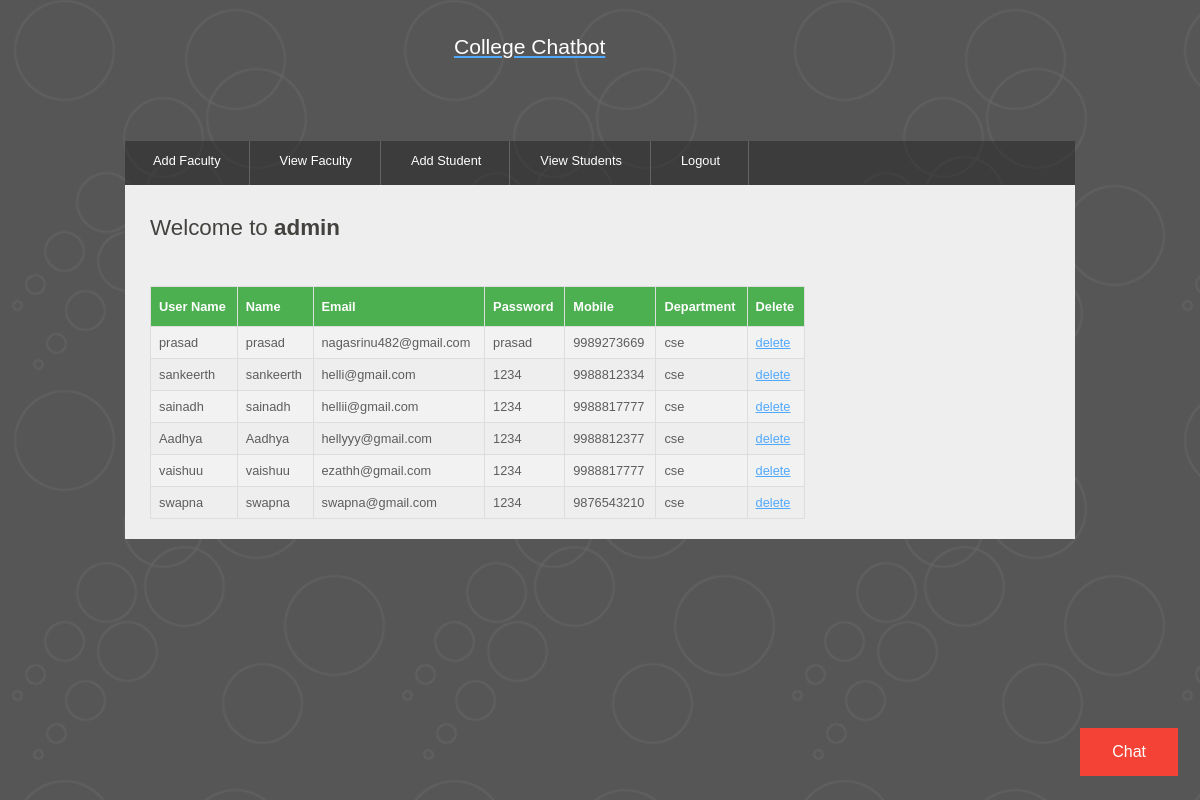
Page /getfacultys/ (signed in) on the committed database.
### chatbot/models.py (models this page shows)
class FacultyModel(Model):
    username=models.CharField(max_length=50)
    name=models.CharField(max_length=50)
    password=models.CharField(max_length=50)
    email=models.CharField(max_length=50)
    mobile=models.CharField(max_length=50)
    department=models.CharField(max_length=50)

### chatbot/views.py (the view)
# urls.py: path('getfacultys/',getfacultys,name='regaction'),
def getfacultys(request):
    return render(request, "facultys.html", {"facultys":FacultyModel.objects.all()})

### templates/facultys.html (shortened to what this page needs)
{% load  static%}
<!DOCTYPE HTML>
<html>
<head>
<link rel="stylesheet" type="text/css" href="{% static 'style/style.css'%}" title="style" />
</head>
<body>
	<div id="main">
		<div id="header">
			<div id="logo">
				<div id="logo_text" align="center">
					<h3>
						<a href="#"><font color="white">College Chatbot</font></a>
					</h3>
					<br/><br/>
				</div>
			</div>
			<div id="menubar">
				<ul id="menu">
                    <li><a href="/facultyregistration">Add Faculty</a></li>
                    <li><a href="/getfacultys">View Faculty</a></li>
                    <li><a href="/studentregistration">Add Student</a></li>
                    <li><a href="/getstudents">View Students</a></li>
                    <li><a href="/logout">Logout</a></li>
				</ul>
			</div>
		</div>
		<div id="site_content">
            <div id="content">
				<h1>Welcome to  <strong>{{request.session.username}}</strong>{{form.non_field_errors}}</h1>
                <h1><strong>{{message}}</strong></h1>
                <table id="customers">
                  <tr>
                      <th>User Name</th>
                      <th>Name</th>
                      <th>Email</th>
                      <th>Password</th>
                      <th>Mobile</th>
                      <th>Department</th>
                      <th>Delete</th>
                  </tr>
                    {% for user in facultys %}
                        <tr>
                            <td>{{ user.username }}</td>
                            <td>{{ user.name }}</td>
                            <td>{{ user.email }}</td>
                            <td>{{ user.password }}</td>
                            <td>{{ user.mobile }}</td>
                            <td>{{ user.department }}</td>
                            <td><a href="/deletefaculty?facultyid={{ user.id }}">delete</a></td>
                        </tr>
                    {% endfor %}
                </table>
            </div>
        </div>
        <div class="chat-button-container">
          <a href="/chat">
            <button class="button button2">Chat</button>
          </a>
        </div>
	</div>
</body>
</html>

### static/style/style.css (style rules this page uses)
html { height: 100%; }
* { margin: 0; padding: 0; }
body { font: normal .80em 'trebuchet ms', arial, sans-serif; background: #646557 url(pattern.png) repeat fixed; color: #5D5D5D; }
h1, h2, h3, h4, h5, h6 { font: normal 175% 'century gothic', arial, sans-serif; color: #43423F; margin: 0 0 15px 0; padding: 5px 0 5px 0; }
h3 { font: normal 165% 'century gothic', arial, sans-serif; }
a, a:hover { background: transparent; outline: none; text-decoration: underline; color: #51A9FB; }
ul { margin: 2px 0 22px 17px; }
ul li { list-style-type: circle; margin: 0 0 6px 0; padding: 0 0 4px 5px; }
#main, #header, #logo, #menubar, #site_content, #footer { margin-left: auto; margin-right: auto; }
#main { width: 950px; margin: 20px auto; }
#header { width: 950px; height: 121px; }
#logo { width: 910px; position: relative; height: 100px; background: transparent; padding: 10px 0 10px 0; }
#menubar { height: 46px; width: 950px; margin: 1px auto 0 auto; background: transparent url(tab.png); }
ul#menu { float: left; margin: 0;padding: 0; }
ul#menu li { float: left; padding: 0 0 0 6px; list-style: none; margin: 0px 2px 0 0; }
ul#menu li a { font: normal 100% 'trebuchet ms', sans-serif; display: block; float: left; height: 27px; padding: 12px 28px 5px 22px; text-align: center; color: #FFF; border-right: 1px solid #636363; text-decoration: none; }
#site_content { width: 925px; overflow: hidden; margin: 44px auto 0 auto; padding: 10px 0 0 25px; background: #EEE; border-top: 0; border-bottom: 0; color: #5D5D5D; }
#content { text-align: left; width: 655px; padding: 15px 0 20px 0; margin: 0; }

### templates/facultys.html (style rules this page uses)
#customers { font-family: Arial, Helvetica, sans-serif; border-collapse: collapse; width: 100%; }
#customers td, #customers th { border: 1px solid #ddd; padding: 8px; }
#customers tr:nth-child(even) { background-color: #f2f2f2; }
#customers th { padding-top: 12px; padding-bottom: 12px; text-align: left; background-color: #4CAF50; color: white; }
.button { background-color: #f44336; border: none; color: white; padding: 15px 32px; text-align: center; text-decoration: none; display: inline-block; font-size: 16px; margin: 4px 2px; cursor: pointer; }
.chat-button-container { position: fixed; bottom: 20px; right: 20px; }

### rows in the picture
FacultyModel: username "prasad", name "prasad", email "nagasrinu482@gmail.com", password "prasad", mobile "9989273669", department "cse"
FacultyModel: username "sankeerth", name "sankeerth", email "helli@gmail.com", password "1234", mobile "9988812334", department "cse"
FacultyModel: username "sainadh", name "sainadh", email "hellii@gmail.com", password "1234", mobile "9988817777", department "cse"
FacultyModel: username "Aadhya", name "Aadhya", email "hellyyy@gmail.com", password "1234", mobile "9988812377", department "cse"
FacultyModel: username "vaishuu", name "vaishuu", email "ezathh@gmail.com", password "1234", mobile "9988817777", department "cse"
FacultyModel: username "swapna", name "swapna", email "swapna@gmail.com", password "1234", mobile "9876543210", department "cse"

### other values in the picture
{{ request.session.username }} "admin"
